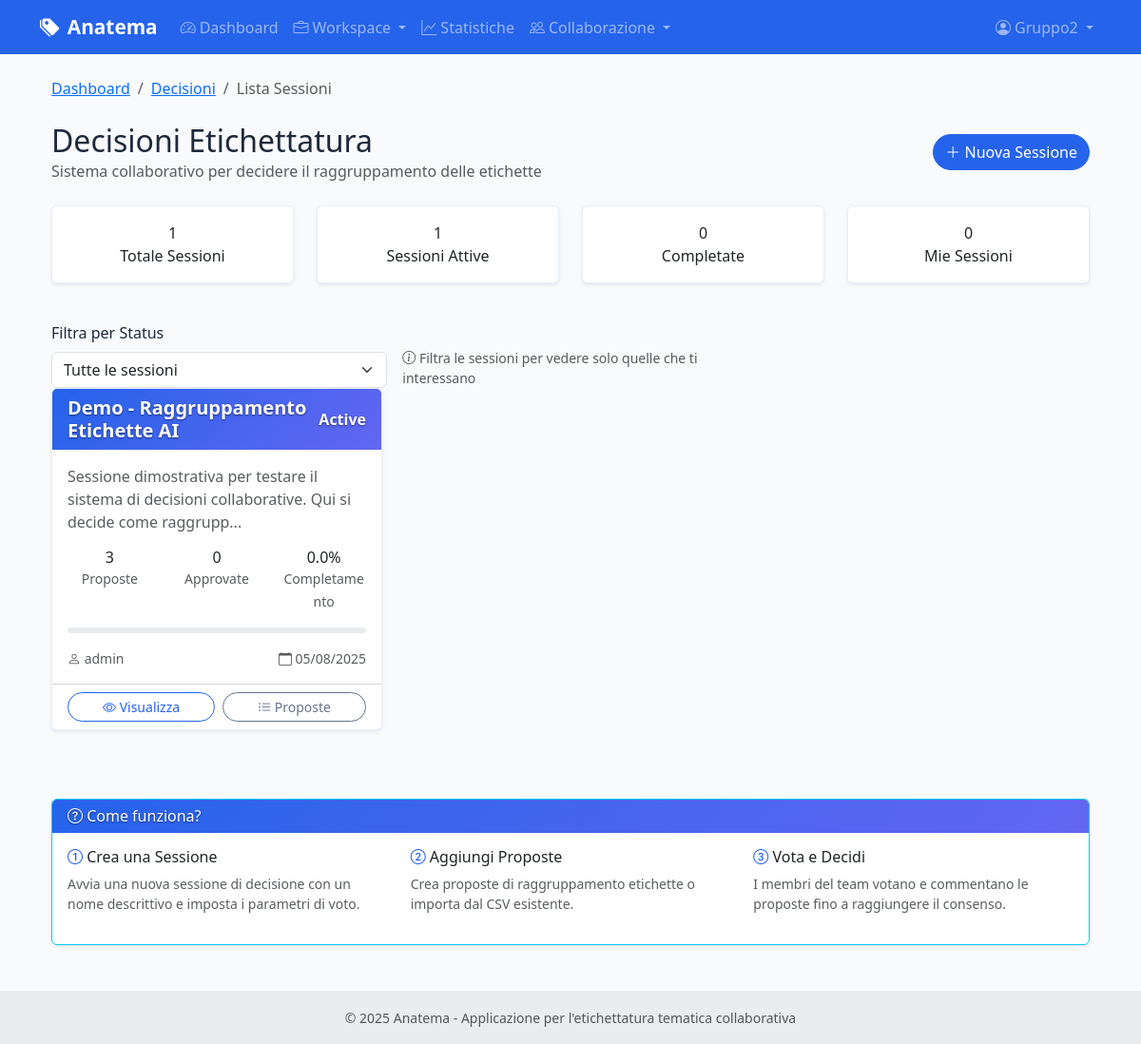
Screenshot of /decisions/ (signed in) with the database file from the repository.
### models.py (models this page shows, shortened)
class User(UserMixin, db.Model):
    id = db.Column(db.Integer, primary_key=True)
    username = db.Column(db.String(80), unique=True, nullable=False)
    email = db.Column(db.String(120), unique=True, nullable=False)
    password_hash = db.Column(db.String(255), nullable=False)
    role = db.Column(db.String(20), default='annotatore')  # 'amministratore' o 'annotatore'
    is_active = db.Column(db.Boolean, default=True)
    last_login = db.Column(db.DateTime)
    created_at = db.Column(db.DateTime, default=datetime.utcnow)
    updated_at = db.Column(db.DateTime, default=datetime.utcnow, onupdate=datetime.utcnow)
    annotations = db.relationship('CellAnnotation', foreign_keys='CellAnnotation.user_id', backref='user', lazy=True)
    @property
    def is_admin(self):
        return self.role == 'amministratore'
    def can_manage_users(self):
        return self.role == 'amministratore'

class DecisionSession(db.Model):
    __tablename__ = 'decision_session'
    id = db.Column(db.Integer, primary_key=True)
    name = db.Column(db.String(200), nullable=False)
    description = db.Column(db.Text)
    status = db.Column(db.String(20), default='draft')  # draft, active, completed, archived
    voting_threshold = db.Column(db.Float, default=0.6)  # Soglia per approvazione (60%)
    allow_public_comments = db.Column(db.Boolean, default=True)
    created_by = db.Column(db.Integer, db.ForeignKey('user.id'), nullable=False)
    created_at = db.Column(db.DateTime, default=datetime.utcnow)
    updated_at = db.Column(db.DateTime, default=datetime.utcnow, onupdate=datetime.utcnow)
    creator = db.relationship('User', backref='created_decision_sessions')
    proposals = db.relationship('LabelGroupingProposal', backref='session', lazy=True, cascade='all, delete-orphan')
    comments = db.relationship('LabelDecisionComment', backref='session', lazy=True, cascade='all, delete-orphan')
    @property
    def proposal_count(self):
        return len(self.proposals)
    @property
    def approved_proposals_count(self):
        return len([p for p in self.proposals if p.status == 'approved'])
    @property
    def completion_percentage(self):
        if self.proposal_count == 0:
            return 0
        return (self.approved_proposals_count / self.proposal_count) * 100
    def can_edit(self, user):
        return user.is_admin or user.id == self.created_by

class LabelGroupingProposal(db.Model):
    __tablename__ = 'label_grouping_proposal'
    id = db.Column(db.Integer, primary_key=True)
    session_id = db.Column(db.Integer, db.ForeignKey('decision_session.id'), nullable=False)
    category = db.Column(db.String(200), nullable=False)  # es: "Impatti sugli studenti"
    original_labels = db.Column(db.Text, nullable=False)  # JSON array delle etichette originali
    proposed_label = db.Column(db.String(200), nullable=False)  # es: "Accessibilità e inclusione"
    proposed_code = db.Column(db.String(10), nullable=False)  # es: "S1"
    rationale = db.Column(db.Text)  # Motivazione del raggruppamento
    status = db.Column(db.String(20), default='pending')  # pending, approved, rejected, under_review
    created_by = db.Column(db.Integer, db.ForeignKey('user.id'), nullable=False)
    created_at = db.Column(db.DateTime, default=datetime.utcnow)
    updated_at = db.Column(db.DateTime, default=datetime.utcnow, onupdate=datetime.utcnow)
    creator = db.relationship('User', backref='created_proposals')
    votes = db.relationship('LabelDecisionVote', backref='proposal', lazy=True, cascade='all, delete-orphan')
    comments = db.relationship('LabelDecisionComment', backref='proposal', lazy=True, cascade='all, delete-orphan')
    @property
    def original_labels_list(self):
        """Ottiene la lista delle etichette originali"""
        try:
            return json.loads(self.original_labels)
        except:
            return self.original_labels.split(';') if self.original_labels else []

### routes/decisions.py (the view)
@decisions_bp.route('/')
@login_required
def index():
    status_filter = request.args.get('status', 'all')
    query = DecisionSession.query
    if status_filter != 'all':
        query = query.filter(DecisionSession.status == status_filter)
    sessions = query.order_by(DecisionSession.created_at.desc()).all()
    stats = {
        'total_sessions': DecisionSession.query.count(),
        'active_sessions': DecisionSession.query.filter_by(status='active').count(),
        'completed_sessions': DecisionSession.query.filter_by(status='completed').count(),
        'my_sessions': DecisionSession.query.filter_by(created_by=current_user.id).count()
    }
    return render_template('decisions/index.html',
                         sessions=sessions,
                         stats=stats,
                         current_filter=status_filter)

### templates/decisions/index.html (shortened to what this page needs)
{% extends "decisions/base.html" %}
{% block breadcrumb %}
<li class="breadcrumb-item active">Lista Sessioni</li>
{% endblock %}
{% block page_actions %}
<a href="{{ url_for('decisions.create_session') }}" class="btn btn-primary">
    <i class="bi bi-plus-lg"></i> Nuova Sessione
</a>
{% endblock %}
{% block decision_content %}
<div class="row mb-4">
    <div class="col-md-3 col-sm-6 mb-3">
        <div class="card stats-card h-100">
            <div class="card-body text-center">
                <div class="stats-number">{{ stats.total_sessions }}</div>
                <div>Totale Sessioni</div>
            </div>
        </div>
    </div>
    <div class="col-md-3 col-sm-6 mb-3">
        <div class="card stats-card h-100">
            <div class="card-body text-center">
                <div class="stats-number">{{ stats.active_sessions }}</div>
                <div>Sessioni Attive</div>
            </div>
        </div>
    </div>
    <div class="col-md-3 col-sm-6 mb-3">
        <div class="card stats-card h-100">
            <div class="card-body text-center">
                <div class="stats-number">{{ stats.completed_sessions }}</div>
                <div>Completate</div>
            </div>
        </div>
    </div>
    <div class="col-md-3 col-sm-6 mb-3">
        <div class="card stats-card h-100">
            <div class="card-body text-center">
                <div class="stats-number">{{ stats.my_sessions }}</div>
                <div>Mie Sessioni</div>
            </div>
        </div>
    </div>
</div>
<div class="filter-bar">
    <form method="GET" class="row g-3 align-items-end">
        <div class="col-md-4">
            <label for="status" class="form-label">Filtra per Status</label>
            <select class="form-select" id="status" name="status" onchange="this.form.submit()">
                <option value="all" {{ 'selected' if current_filter == 'all' }}>Tutte le sessioni</option>
            </select>
        </div>
        <div class="col-md-4">
            <div class="form-text">
                <i class="bi bi-info-circle"></i>
                Filtra le sessioni per vedere solo quelle che ti interessano
            </div>
        </div>
    </form>
</div>
{% if sessions %}
    <div class="row">
        {% for session in sessions %}
            <div class="col-lg-6 col-xl-4 mb-4">
                <div class="card decision-card h-100">
                    <div class="card-header d-flex justify-content-between align-items-center">
                        <h5 class="card-title mb-0">
                            <a href="{{ url_for('decisions.view_session', session_id=session.id) }}" class="text-decoration-none">
                                {{ session.name }}
                            </a>
                        </h5>
                        <span class="status-badge status-{{ session.status }}">{{ session.status.title() }}</span>
                    </div>
                    <div class="card-body">
                        {% if session.description %}
                            <p class="card-text text-muted mb-3">{{ session.description[:100] }}{% if session.description|length > 100 %}...{% endif %}</p>
                        {% endif %}
                        <div class="row text-center mb-3">
                            <div class="col-4">
                                <div class="h6 mb-0">{{ session.proposal_count }}</div>
                                <small class="text-muted">Proposte</small>
                            </div>
                            <div class="col-4">
                                <div class="h6 mb-0">{{ session.approved_proposals_count }}</div>
                                <small class="text-muted">Approvate</small>
                            </div>
                            <div class="col-4">
                                <div class="h6 mb-0">{{ '%.1f'|format(session.completion_percentage) }}%</div>
                                <small class="text-muted">Completamento</small>
                            </div>
                        </div>
                        <div class="progress mb-3" style="height: 6px;">
                        </div>
                        <div class="d-flex justify-content-between align-items-center text-muted small">
                            <span>
                                <i class="bi bi-person"></i> {{ session.creator.username }}
                            </span>
                            <span>
                                <i class="bi bi-calendar"></i> {{ session.created_at.strftime('%d/%m/%Y') }}
                            </span>
                        </div>
                    </div>
                    <div class="card-footer bg-transparent">
                        <div class="d-flex gap-2">
                            <a href="{{ url_for('decisions.view_session', session_id=session.id) }}"
                               class="btn btn-outline-primary btn-sm flex-fill">
                                <i class="bi bi-eye"></i> Visualizza
                            </a>
                            <a href="{{ url_for('decisions.list_proposals', session_id=session.id) }}"
                               class="btn btn-outline-secondary btn-sm flex-fill">
                                <i class="bi bi-list-ul"></i> Proposte
                            </a>
                        </div>
                    </div>
                </div>
            </div>
        {% endfor %}
    </div>
{% endif %}
<div class="mt-5">
    <div class="card border-info">
        <div class="card-header bg-info text-white">
            <h6 class="mb-0"><i class="bi bi-question-circle"></i> Come funziona?</h6>
        </div>
        <div class="card-body">
            <div class="row">
                <div class="col-md-4">
                    <h6><i class="bi bi-1-circle text-primary"></i> Crea una Sessione</h6>
                    <p class="small text-muted">Avvia una nuova sessione di decisione con un nome descrittivo e imposta i parametri di voto.</p>
                </div>
                <div class="col-md-4">
                    <h6><i class="bi bi-2-circle text-primary"></i> Aggiungi Proposte</h6>
                    <p class="small text-muted">Crea proposte di raggruppamento etichette o importa dal CSV esistente.</p>
                </div>
                <div class="col-md-4">
                    <h6><i class="bi bi-3-circle text-primary"></i> Vota e Decidi</h6>
                    <p class="small text-muted">I membri del team votano e commentano le proposte fino a raggiungere il consenso.</p>
                </div>
            </div>
        </div>
    </div>
</div>
{% endblock %}

### templates/base.html (shortened to what this page needs)
<!DOCTYPE html>
<html lang="it">
<head>
    <link href="https://cdn.jsdelivr.net/npm/bootstrap@5.3.0/dist/css/bootstrap.min.css" rel="stylesheet">
    <link href="https://cdn.jsdelivr.net/npm/bootstrap-icons@1.10.0/font/bootstrap-icons.css" rel="stylesheet">
    <link href="{{ url_for('static', filename='css/style.css') }}" rel="stylesheet">
</head>
<body>
    <nav class="navbar navbar-expand-lg navbar-dark bg-primary">
        <div class="container">
            <a class="navbar-brand" href="{{ url_for('main.index') }}">
                <i class="bi bi-tags-fill me-2"></i>Anatema
            </a>
            <div class="collapse navbar-collapse" id="navbarNav">
                <ul class="navbar-nav me-auto">
                    {% if current_user.is_authenticated %}
                    <li class="nav-item">
                        <a class="nav-link" href="{{ url_for('main.dashboard') }}">
                            <i class="bi bi-speedometer2 me-1"></i>Dashboard
                        </a>
                    </li>
                    <li class="nav-item dropdown">
                        <a class="nav-link dropdown-toggle" href="#" id="workspaceDropdown" role="button" data-bs-toggle="dropdown">
                            <i class="bi bi-briefcase me-1"></i>Workspace
                        </a>
                    </li>
                    <li class="nav-item">
                        <a class="nav-link" href="{{ url_for('statistics.overview') }}">
                            <i class="bi bi-graph-up me-1"></i>Statistiche
                        </a>
                    </li>
                    <li class="nav-item dropdown">
                        <a class="nav-link dropdown-toggle" href="#" id="collaborationDropdown" role="button" data-bs-toggle="dropdown">
                            <i class="bi bi-people me-1"></i>Collaborazione
                        </a>
                    </li>
                    {% endif %}
                </ul>
                <ul class="navbar-nav">
                    {% if current_user.is_authenticated %}
                    <li class="nav-item dropdown">
                        <a class="nav-link dropdown-toggle" href="#" id="userDropdown" role="button" data-bs-toggle="dropdown">
                            <i class="bi bi-person-circle me-1"></i>{{ current_user.username }}
                        </a>
                    </li>
                    {% endif %}
                </ul>
            </div>
        </div>
    </nav>
    <main class="container my-4">
        {% block content %}{% endblock %}
    </main>
    <footer class="bg-light text-center text-lg-start mt-5">
        <div class="text-center p-3" style="background-color: rgba(0, 0, 0, 0.05);">
            <small class="text-muted">
                © 2025 Anatema - Applicazione per l'etichettatura tematica collaborativa
            </small>
        </div>
    </footer>
</body>
</html>

### rows the page displays
User: username "Gruppo2"
DecisionSession: name "Demo - Raggruppamento Etichette AI", status "Active", description "Sessione dimostrativa per testare il sistema di decisioni collaborative. Qui si decide come raggrupp", proposal_count "3", approved_proposals_count "0", creator.username "admin", created_at "05/08/2025"
LabelGroupingProposal: completion_percentage "0.0"

### other values shown
{{ stats.total_sessions }} "1"
{{ stats.active_sessions }} "1"
{{ stats.completed_sessions }} "0"
{{ stats.my_sessions }} "0"
